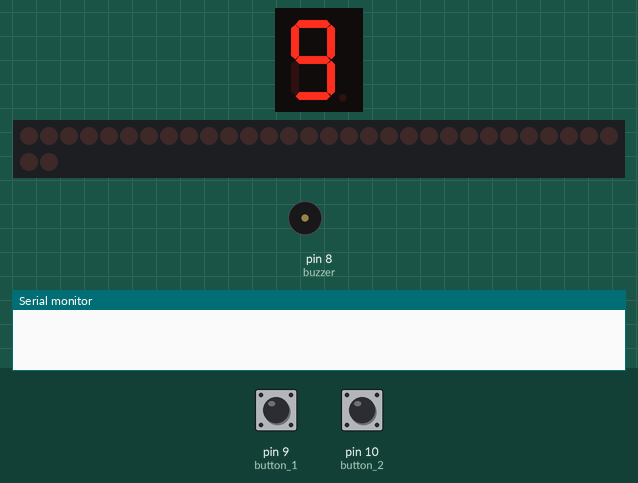
A program run on a simulated Arduino Uno, built with avr-gcc and run on an emulated ATmega328P. On the bench: 1-digit seven-segment display, 32 shift-register outputs drawn as a row of LEDs (first output left, lit = HIGH), buzzer (waves = sounding), the last lines printed to the serial monitor. Wiring (from diagram.json): 4 × shift register (74HC595): data pin 2; shift clock pin 4; latch pin 3; shift register (74HC595): data pin 5; shift clock pin 7; latch pin 6; 1-digit 7-segment display, segments lit when HIGH: segments pin 11, Q6, Q5, Q4, Q3, Q2, Q1, Q0. Wiring (inferred from the signals the program sends): row of LEDs: on Q0, Q1, Q2, Q3, Q4, Q5, Q6, Q7, Q8, Q9, Q10, Q11, Q12, Q13, Q14, Q15, Q16, Q17, Q18, Q19, Q20, Q21, Q22, Q23, Q24, Q25, Q26, Q27, Q28, Q29, Q30, Q31. The inputs (shaded band) are chosen by the test bench; at power-on: pin 9 (button_1) HIGH, pin 10 (button_2) HIGH. Random numbers use the default seed unless the program sets one; the segment pins are drawn as the display they are named for.

Above: at 5.7 s.
5.8 s: pin 9 (button_1) pulled LOW for 0.15 s
At 6.7 s:
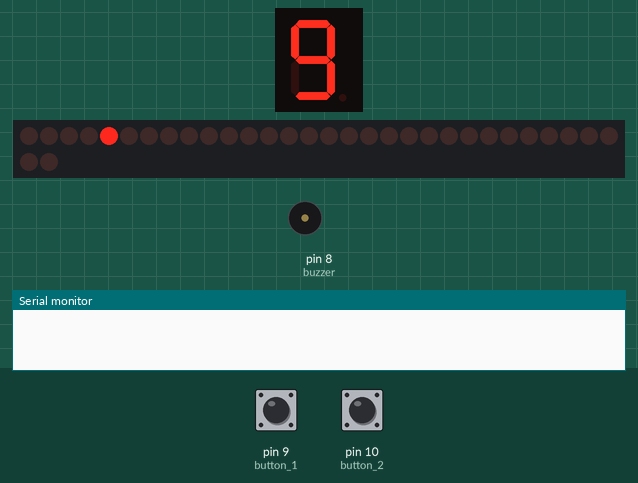
8.3 s: pin 10 (button_2) pulled LOW for 3.2 s
At 8.58 s:
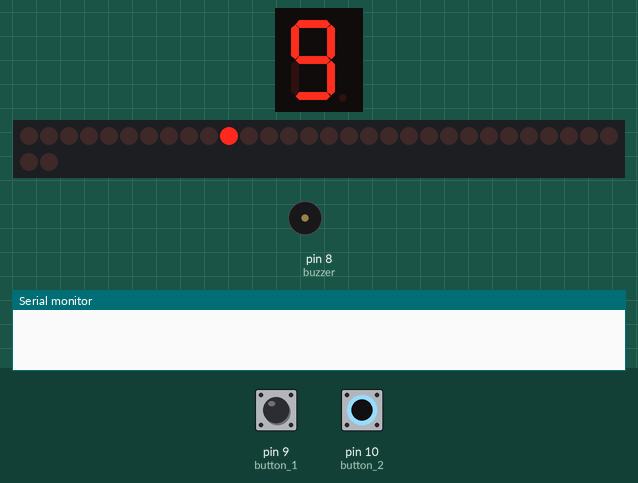
13.0 s: pin 9 (button_1) pulled LOW for 1 s
At 14.7 s:
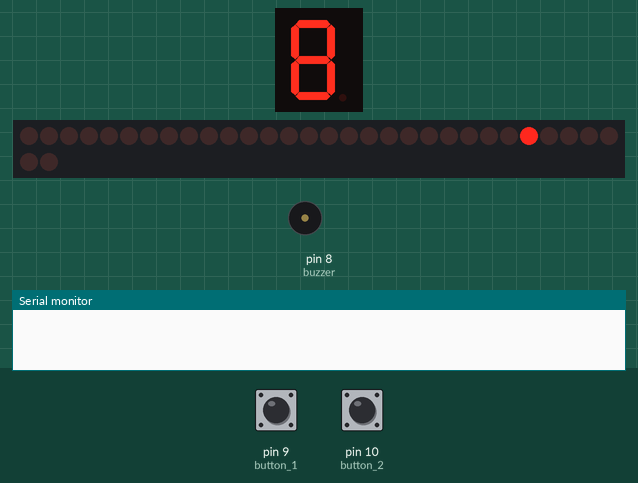
15.5 s: pin 9 (button_1) pulled LOW for 3.2 s
At 16.63 s:
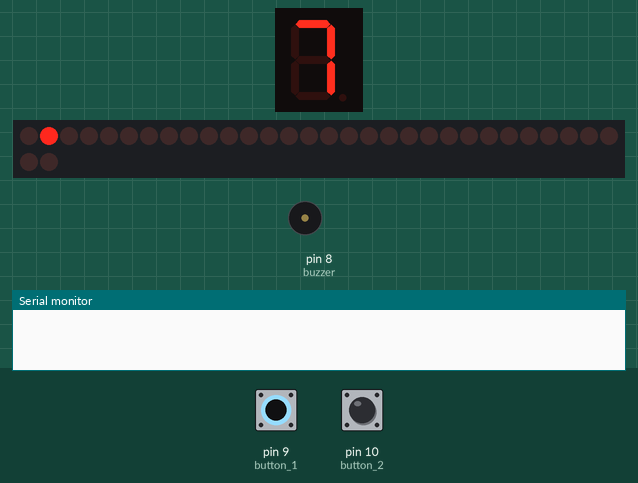
20.2 s: pin 10 (button_2) pulled LOW for 1 s
At 21.56 s:
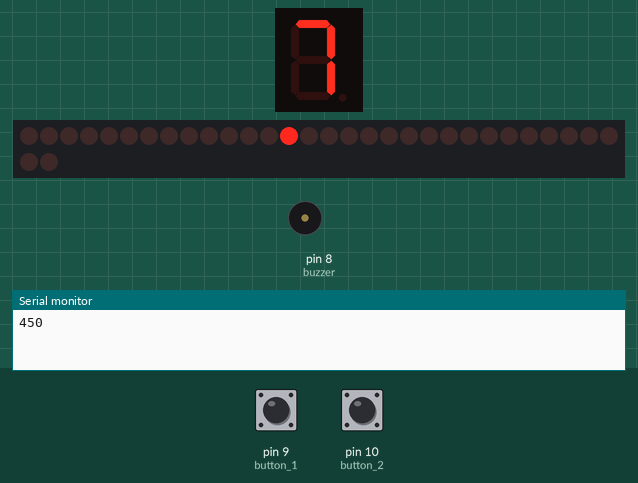
21.8 s: pin 9 (button_1) pulled LOW for 3.2 s
At 22.94 s:
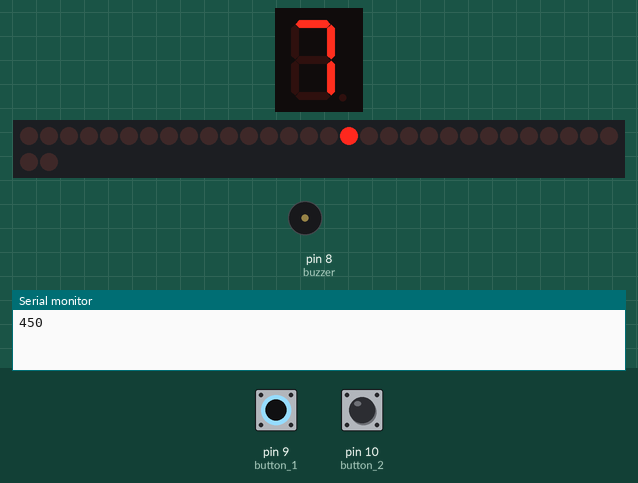
Timing chart, 0 to 26.5 s (numbered marks = the images above; inputs shaded):
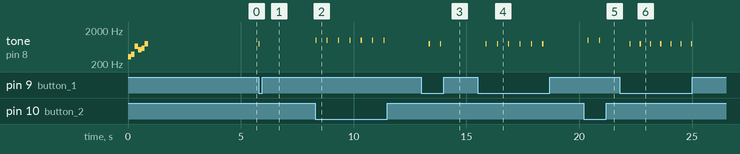

The program:

main.cpp
```cpp
//necessary Libraries
#include "pitches.h"
#include<Arduino.h>
#include <ShiftOutX.h>
#include <ShiftPinNo.h>
#include <HC595.h>

//function prototypes
void starting_chime();
void display (int digit);
void ledStartSequence();
void gameOverSound();

//segment A of the 7 segment display is malfunctioning.
//defining all pins used
const int button_1 = 9;
const int button_2 = 10;
const int buzzer = 8;
const int led_datapin = 2;
const int led_latchpin = 3;
const int led_clockpin = 4;
const int display_datapin  = 5;
const int display_latchpin  = 6;
const int display_clockpin  = 7;
const int displaySegment_A = 11; //for the 7 segment display. This may not be necessary during physical implementation
const int led_chipCount = 4; //number of led shift registers


//constructors
shiftOutX reg(led_latchpin, led_datapin,led_clockpin , MSBFIRST, led_chipCount);
HC595 ledArray(led_chipCount,led_latchpin,led_clockpin,led_datapin);

/*Initializing all game variables to zero*/
int game_live = 9;
int current_gameLive = 0;

//other important game variables
const unsigned long gameInterval = 20000; // speeds up te game very 20 seconds
unsigned long previousTime =0;


void setup() {
  pinMode(button_1, INPUT_PULLUP);
  pinMode(button_2, INPUT_PULLUP);
  pinMode(buzzer, OUTPUT);
  pinMode(led_datapin, OUTPUT);
  pinMode(led_latchpin, OUTPUT);
  pinMode(led_clockpin, OUTPUT);
  pinMode(display_datapin, OUTPUT);
  pinMode(display_latchpin, OUTPUT);
  pinMode(display_clockpin, OUTPUT);
  pinMode(displaySegment_A, OUTPUT);
//for the HC595 library
  ledArray.reset();
  randomSeed(analogRead(A0)); //initialize random number generator
  Serial.begin(9600);

// starting sequence
  starting_chime();
  display(0);
  ledStartSequence();
  display(9);
}


void loop() {
int button1_state = digitalRead(button_1);
int button2_state = digitalRead(button_2);
int dir = 0;
int startPin = 0;
int delayMs =500;

if (button1_state == LOW){
  dir = 3;
  startPin = 1;
  tone(buzzer, 800, 50);
}
if(button2_state == LOW){
  dir = -3;
  startPin = 28;
  tone(buzzer,1000,50);
}
/*for changing the led color*/
int count = 0;

while(button1_state == LOW || button2_state == LOW){
  //updates game clock frequently
  unsigned long currentTime = millis();

  ledArray.setPin(startPin,ON);
  ledArray.setPin(startPin - dir,OFF);
  delay(delayMs);
  int currentButton1_state = digitalRead(button_1);
  int currentButton2_state = digitalRead(button_2);
  if(currentButton1_state == LOW){
    dir = 3;
    tone(buzzer, 800, 50);
  }
  if(currentButton2_state == LOW){
    dir = -3;
    tone(buzzer,1000,50);
  }
  String stateOfAllPins = ledArray.toString();
  if(stateOfAllPins == "00000000|00000000|00000000|00000000|"){
    game_live--;
    display(game_live);
    break;
  }
  if(game_live == 0){
    gameOverSound();
    game_live = 9;
    display(game_live);
    ledArray.setPins(1,32,OFF); //Turn off all the LED's
    break;
    }

  if(currentTime - previousTime >= gameInterval && delayMs != 50){
    delayMs -= 50;
    previousTime =currentTime;
    Serial.println(delayMs);
  }
  /*To make the lED blue when the game reaches a certain speed*/
  if(delayMs == 350 && count == 0) {
    ledArray.setPin(startPin,OFF);
    startPin += 1;
    count++;
  }
  /*To make the lED red when the game reaches a certain speed*/
  if(delayMs == 200 && count == 1) {
    ledArray.setPin(startPin,OFF);
    startPin-=2;
    count++;
  }
  startPin+=dir;
}
}


/*Function implementations*/
void starting_chime(){
  tone(buzzer, NOTE_E4);
  delay(150);
  tone(buzzer, NOTE_G4);
  delay(150);
  tone(buzzer, NOTE_E5);
  delay(150);
  tone(buzzer, NOTE_C5);
  delay(150);
  tone(buzzer, NOTE_D5);
  delay(150);
  tone(buzzer, NOTE_G5);
  delay(150);
  noTone(buzzer);
}
void display (int digit){
if (digit == 0){
  digit = B01111100;
  digitalWrite(display_latchpin, LOW);
  shiftOut(display_datapin , display_clockpin , MSBFIRST , digit);
  digitalWrite(display_latchpin, HIGH);
  digitalWrite(displaySegment_A, HIGH); //This may not be necessary during physical implementation
  }
  if (digit == 1){
  digit= B01100000;
  digitalWrite(display_latchpin, LOW);
  shiftOut(display_datapin , display_clockpin , MSBFIRST , digit);
  digitalWrite(display_latchpin, HIGH);
  digitalWrite(displaySegment_A, LOW); //This may not be necessary during physical implementation
  }
  if (digit == 2){
  digit= B01011010;
  digitalWrite(display_latchpin, LOW);
  shiftOut(display_datapin , display_clockpin , MSBFIRST , digit);
  digitalWrite(display_latchpin, HIGH);
  digitalWrite(displaySegment_A, HIGH); //This may not be necessary during physical implementation
  }
  if (digit == 3){
  digit= B01110010;
  digitalWrite(display_latchpin, LOW);
  shiftOut(display_datapin , display_clockpin , MSBFIRST , digit);
  digitalWrite(display_latchpin, HIGH);
  digitalWrite(displaySegment_A, HIGH); //This may not be necessary during physical implementation
  }
  if (digit == 4){
  digit= B01100110;
  digitalWrite(display_latchpin, LOW);
  shiftOut(display_datapin , display_clockpin , MSBFIRST , digit);
  digitalWrite(display_latchpin, HIGH);
  digitalWrite(displaySegment_A, LOW); //This may not be necessary during physical implementation
  }
  if (digit == 5){
  digit= B00110110;
  digitalWrite(display_latchpin, LOW);
  shiftOut(display_datapin , display_clockpin , MSBFIRST , digit);
  digitalWrite(display_latchpin, HIGH);
  digitalWrite(displaySegment_A, HIGH); //This may not be necessary during physical implementation
  }
   if (digit == 6){
  digit= B00111110;
  digitalWrite(display_latchpin, LOW);
  shiftOut(display_datapin , display_clockpin , MSBFIRST , digit);
  digitalWrite(display_latchpin, HIGH);
  digitalWrite(displaySegment_A, HIGH); //This may not be necessary during physical implementation
  }
  if (digit == 7){
  digit= B01100000;
  digitalWrite(display_latchpin, LOW);
  shiftOut(display_datapin , display_clockpin , MSBFIRST , digit);
  digitalWrite(display_latchpin, HIGH);
  digitalWrite(displaySegment_A, HIGH); //This may not be necessary during physical implementation
  }
  if (digit == 8){
  digit= B01111110;
  digitalWrite(display_latchpin, LOW);
  shiftOut(display_datapin , display_clockpin , MSBFIRST , digit);
  digitalWrite(display_latchpin, HIGH);
  digitalWrite(displaySegment_A, HIGH); //This may not be necessary during physical implementation
  }
  if (digit == 9){
  digit= B01110110;
  digitalWrite(display_latchpin, LOW);
  shiftOut(display_datapin , display_clockpin , MSBFIRST , digit);
  digitalWrite(display_latchpin, HIGH);
  digitalWrite(displaySegment_A, HIGH); //This may not be necessary during physical implementation
  }
}

void ledStartSequence(){
int delayMs = 100;
int lastPin = ledArray.lastPin();
int followers = random(1,5);
  for(int i = 0 ; i <= lastPin ; i++) {
    ledArray.setPin(i, ON);
    if (i >= followers) ledArray.setPin(i-followers, OFF);
    delay(delayMs);
  }
  for (int i = lastPin-followers ; i <= lastPin; i++) {
    ledArray.setPin(i, OFF);
    delay(delayMs);
  }
delay(delayMs);
uint32_t goSequence=0b00010010010010010010010010010010;
digitalWrite(led_latchpin,LOW);
shiftOut_32(led_datapin , led_clockpin , MSBFIRST , goSequence);
digitalWrite(led_latchpin,HIGH);
delay(delayMs);
reg.allOff();
}

void gameOverSound() {
// Play a Wah-Wah-Wah-Wah sound
  tone(buzzer, NOTE_DS5);
  delay(300);
  tone(buzzer, NOTE_D5);
  delay(300);
  tone(buzzer, NOTE_CS5);
  delay(300);
  for (byte i = 0; i < 10; i++) {
    for (int pitch = -10; pitch <= 10; pitch++) {
      tone(buzzer, NOTE_C5 + pitch);
      delay(5);
    }
  }
  noTone(buzzer);
  delay(500);
}
```

pitches.h
```cpp
/*************************************************
 * Public Constants
 *************************************************/

#define NOTE_B0  31
#define NOTE_C1  33
#define NOTE_CS1 35
#define NOTE_D1  37
#define NOTE_DS1 39
#define NOTE_E1  41
#define NOTE_F1  44
#define NOTE_FS1 46
#define NOTE_G1  49
#define NOTE_GS1 52
#define NOTE_A1  55
#define NOTE_AS1 58
#define NOTE_B1  62
#define NOTE_C2  65
#define NOTE_CS2 69
#define NOTE_D2  73
#define NOTE_DS2 78
#define NOTE_E2  82
#define NOTE_F2  87
#define NOTE_FS2 93
#define NOTE_G2  98
#define NOTE_GS2 104
#define NOTE_A2  110
#define NOTE_AS2 117
#define NOTE_B2  123
#define NOTE_C3  131
#define NOTE_CS3 139
#define NOTE_D3  147
#define NOTE_DS3 156
#define NOTE_E3  165
#define NOTE_F3  175
#define NOTE_FS3 185
#define NOTE_G3  196
#define NOTE_GS3 208
#define NOTE_A3  220
#define NOTE_AS3 233
#define NOTE_B3  247
#define NOTE_C4  262
#define NOTE_CS4 277
#define NOTE_D4  294
#define NOTE_DS4 311
#define NOTE_E4  330
#define NOTE_F4  349
#define NOTE_FS4 370
#define NOTE_G4  392
#define NOTE_GS4 415
#define NOTE_A4  440
#define NOTE_AS4 466
#define NOTE_B4  494
#define NOTE_C5  523
#define NOTE_CS5 554
#define NOTE_D5  587
#define NOTE_DS5 622
#define NOTE_E5  659
#define NOTE_F5  698
#define NOTE_FS5 740
#define NOTE_G5  784
#define NOTE_GS5 831
#define NOTE_A5  880
#define NOTE_AS5 932
#define NOTE_B5  988
#define NOTE_C6  1047
#define NOTE_CS6 1109
#define NOTE_D6  1175
#define NOTE_DS6 1245
#define NOTE_E6  1319
#define NOTE_F6  1397
#define NOTE_FS6 1480
#define NOTE_G6  1568
#define NOTE_GS6 1661
#define NOTE_A6  1760
#define NOTE_AS6 1865
#define NOTE_B6  1976
#define NOTE_C7  2093
#define NOTE_CS7 2217
#define NOTE_D7  2349
#define NOTE_DS7 2489
#define NOTE_E7  2637
#define NOTE_F7  2794
#define NOTE_FS7 2960
#define NOTE_G7  3136
#define NOTE_GS7 3322
#define NOTE_A7  3520
#define NOTE_AS7 3729
#define NOTE_B7  3951
#define NOTE_C8  4186
#define NOTE_CS8 4435
#define NOTE_D8  4699
#define NOTE_DS8 4978
 
```

Measured:
- after the input at 5.8 s, tone on pin 8 (buzzer): silent → 800 Hz at once, → silent 0.05 s later; the display: first changes at once (image 1 shows a later state)
- after the input at 8.3 s, tone on pin 8 (buzzer): alternates 1000 Hz for 0.05 s and silent for 0.45 s, 14 changes in all, then stays silent, starting at once
- after the input at 13.0 s, tone on pin 8 (buzzer): alternates 800 Hz for 0.05 s and silent for 0.45 s, 4 changes in all, then stays silent, starting after 0.34 s
- after the input at 15.5 s, tone on pin 8 (buzzer): alternates 800 Hz for 0.05 s and silent for 0.45 s, 12 changes in all, then stays silent, starting after 0.35 s
- after the input at 20.2 s, tone on pin 8 (buzzer): alternates 1000 Hz for 0.05 s and silent for 0.45 s, starting after 0.18 s
- after the input at 21.8 s, tone on pin 8 (buzzer): alternates 800 Hz for 0.05 s and silent for 0.40 s, 14 changes in all, then stays silent, starting after 0.44 s
- what the display in image 1 shows lasts 0.5 s, from 6.3 s to 6.8 s
